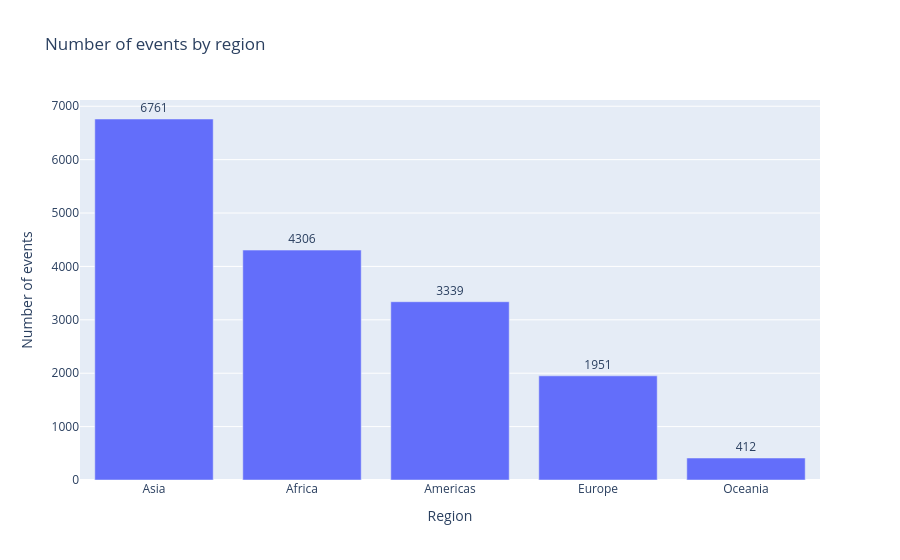

Notebook source saved alongside this figure:
### Markdown cell above
## Frequency of events by region

This cell addresses the question: where do disasters occur most frequently? The chart shows the geographic concentration of events and already suggests where the risk is higher.

### Code cell
fig = px.bar(
    region_summary.sort_values("events", ascending=False),
    x="Region",
    y="events",
    text="events",
    title="Number of events by region"
)

fig.update_traces(texttemplate="%{text}", textposition="outside")
fig.update_layout(xaxis_title="Region", yaxis_title="Number of events")
fig.show()

### Figure 1 — Plotly figure (JSON) as saved in the notebook; plotly's stock layout.template omitted (floating-point values rounded to 4 significant figures)
{"data": [{"hovertemplate": "Region=%{x}<br>events=%{text}<extra></extra>", "legendgroup": "", "marker": {"color": "#636efa", "pattern": {"shape": ""}}, "name": "", "orientation": "v", "showlegend": false, "text": [6761.0, 4306.0, 3339.0, 1951.0, 412.0], "textposition": "outside", "texttemplate": "%{text}", "type": "bar", "x": ["Asia", "Africa", "Americas", "Europe", "Oceania"], "xaxis": "x", "y": [6761, 4306, 3339, 1951, 412], "yaxis": "y"}], "layout": {"barmode": "relative", "legend": {"tracegroupgap": 0}, "title": {"text": "Number of events by region"}, "xaxis": {"anchor": "y", "domain": [0, 1], "title": {"text": "Region"}}, "yaxis": {"anchor": "x", "domain": [0, 1], "title": {"text": "Number of events"}}}}
